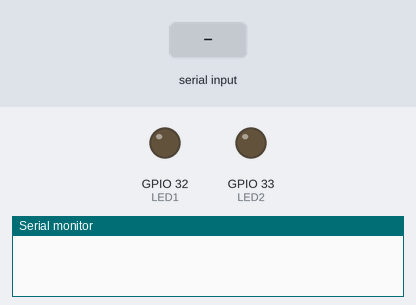
The sketch below on a simulated ESP32. Shown: output pins drawn as LEDs (lit = HIGH), the last lines printed to the serial monitor. The test bench sets the inputs (shaded band).

Above: at 1.2 s.
1.3 s: "a" received over Serial
At 2.4 s:
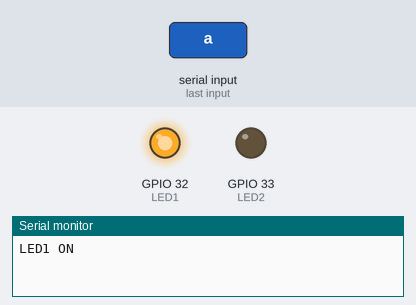
2.8 s: "b" received over Serial
At 3.6 s:
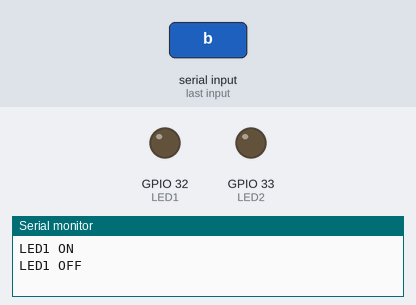
Timing chart, 0 to 5.8 s (numbered marks = the images above; inputs shaded):
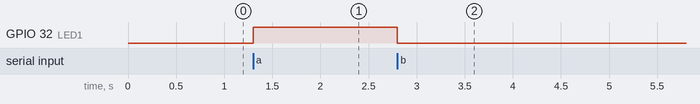

The sketch:

LED_TST2.ino
```cpp
#define LED1 32
#define LED2 33
const int LEDG = 13;
const int LEDY = 12;
const int LEDR = 14;
#define SW1 2
#define SW2 4
void setup() {
  Serial.begin(9600);
  pinMode(LED1, OUTPUT);
  pinMode(LED2, OUTPUT);
  pinMode(SW1, INPUT);
  pinMode(SW2, INPUT);
}

void loop() {
  char ch1;
  ch1 = Serial.read();
  if (ch1 == 'a') {
    digitalWrite(LED1, HIGH);
    Serial.println("LED1 ON");
    }
    else if (ch1 == 'b'){
      digitalWrite(LED1, LOW);
      Serial.println("LED1 OFF");
    }
//    else{
//      digitalWrite(LED1 LOW);
//      Serial.println("LED1 OFF");
//    }

}
```

Measured:
- after the input at 1.3 s, GPIO 32 (LED1): LOW → HIGH at once
- after the input at 2.8 s, GPIO 32 (LED1): HIGH → LOW at once
